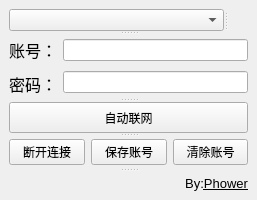
<?xml version="1.0" encoding="UTF-8"?>
<ui version="4.0">
 <class>MainWindow</class>
 <widget class="QMainWindow" name="MainWindow">
  <property name="geometry">
   <rect>
    <x>0</x>
    <y>0</y>
    <width>257</width>
    <height>200</height>
   </rect>
  </property>
  <property name="minimumSize">
   <size>
    <width>257</width>
    <height>200</height>
   </size>
  </property>
  <property name="maximumSize">
   <size>
    <width>257</width>
    <height>200</height>
   </size>
  </property>
  <property name="windowTitle">
   <string>SEUConnect</string>
  </property>
  <property name="windowIcon">
   <iconset>
    <normaloff>inc/favicon.ico</normaloff>inc/favicon.ico</iconset>
  </property>
  <property name="tabShape">
   <enum>QTabWidget::Rounded</enum>
  </property>
  <widget class="QWidget" name="centralwidget">
   <layout class="QGridLayout" name="gridLayout">
    <item row="0" column="0">
     <widget class="QSplitter" name="splitter_5">
      <property name="orientation">
       <enum>Qt::Vertical</enum>
      </property>
      <widget class="QSplitter" name="splitter_4">
       <property name="orientation">
        <enum>Qt::Vertical</enum>
       </property>
       <widget class="QSplitter" name="splitter_3">
        <property name="orientation">
         <enum>Qt::Vertical</enum>
        </property>
        <widget class="QSplitter" name="splitter_2">
         <property name="orientation">
          <enum>Qt::Vertical</enum>
         </property>
         <widget class="QSplitter" name="splitter">
          <property name="orientation">
           <enum>Qt::Horizontal</enum>
          </property>
          <widget class="QComboBox" name="comboBox">
           <property name="editable">
            <bool>false</bool>
           </property>
           <property name="currentText">
            <string/>
           </property>
           <property name="maxVisibleItems">
            <number>5</number>
           </property>
          </widget>
          <widget class="QPushButton" name="Button_refresh">
           <property name="enabled">
            <bool>true</bool>
           </property>
           <property name="maximumSize">
            <size>
             <width>20</width>
             <height>20</height>
            </size>
           </property>
           <property name="autoFillBackground">
            <bool>false</bool>
           </property>
           <property name="styleSheet">
            <string notr="true">background-image:url(:/new/icon/inc/RefreshWifi.png);
border-width: 0px;
border-radius:10px;</string>
           </property>
           <property name="text">
            <string notr="true"/>
           </property>
          </widget>
         </widget>
         <widget class="QWidget" name="layoutWidget">
          <layout class="QHBoxLayout" name="horizontalLayout">
           <item>
            <layout class="QVBoxLayout" name="verticalLayout">
             <item>
              <widget class="QLabel" name="label">
               <property name="font">
                <font>
                 <family>SimSun-ExtB</family>
                 <pointsize>12</pointsize>
                </font>
               </property>
               <property name="text">
                <string>账号：</string>
               </property>
              </widget>
             </item>
             <item>
              <widget class="QLabel" name="label_2">
               <property name="font">
                <font>
                 <family>SimSun-ExtB</family>
                 <pointsize>12</pointsize>
                </font>
               </property>
               <property name="text">
                <string>密码：</string>
               </property>
              </widget>
             </item>
            </layout>
           </item>
           <item>
            <layout class="QVBoxLayout" name="verticalLayout_2">
             <item>
              <widget class="QLineEdit" name="usrlineEdit"/>
             </item>
             <item>
              <widget class="QLineEdit" name="pwdlineEdit">
               <property name="echoMode">
                <enum>QLineEdit::Password</enum>
               </property>
              </widget>
             </item>
            </layout>
           </item>
          </layout>
         </widget>
        </widget>
        <widget class="QPushButton" name="connect_btn">
         <property name="text">
          <string>自动联网</string>
         </property>
        </widget>
       </widget>
       <widget class="QWidget" name="layoutWidget">
        <layout class="QHBoxLayout" name="horizontalLayout_3">
         <item>
          <widget class="QPushButton" name="pushButton_3">
           <property name="text">
            <string>断开连接</string>
           </property>
          </widget>
         </item>
         <item>
          <widget class="QPushButton" name="save_usr_btn">
           <property name="text">
            <string>保存账号</string>
           </property>
          </widget>
         </item>
         <item>
          <widget class="QPushButton" name="clear_usr_btn">
           <property name="text">
            <string>清除账号</string>
           </property>
          </widget>
         </item>
        </layout>
       </widget>
      </widget>
      <widget class="QLabel" name="label_3">
       <property name="maximumSize">
        <size>
         <width>16777215</width>
         <height>16777215</height>
        </size>
       </property>
       <property name="text">
        <string>&lt;html&gt;&lt;head/&gt;&lt;body&gt;&lt;p&gt;&lt;span style=&quot; font-size:10pt; color:#000000;&quot;&gt;By:&lt;/span&gt;&lt;a href=&quot;https://phower.me/&quot;&gt;&lt;span style=&quot; font-size:10pt; text-decoration: underline; color:#000000;&quot;&gt;Phower&lt;/span&gt;&lt;/a&gt;&lt;/p&gt;&lt;/body&gt;&lt;/html&gt;</string>
       </property>
       <property name="alignment">
        <set>Qt::AlignBottom|Qt::AlignRight|Qt::AlignTrailing</set>
       </property>
      </widget>
     </widget>
    </item>
   </layout>
  </widget>
 </widget>
 <resources>
  <include location="src.qrc"/>
 </resources>
 <connections/>
</ui>
